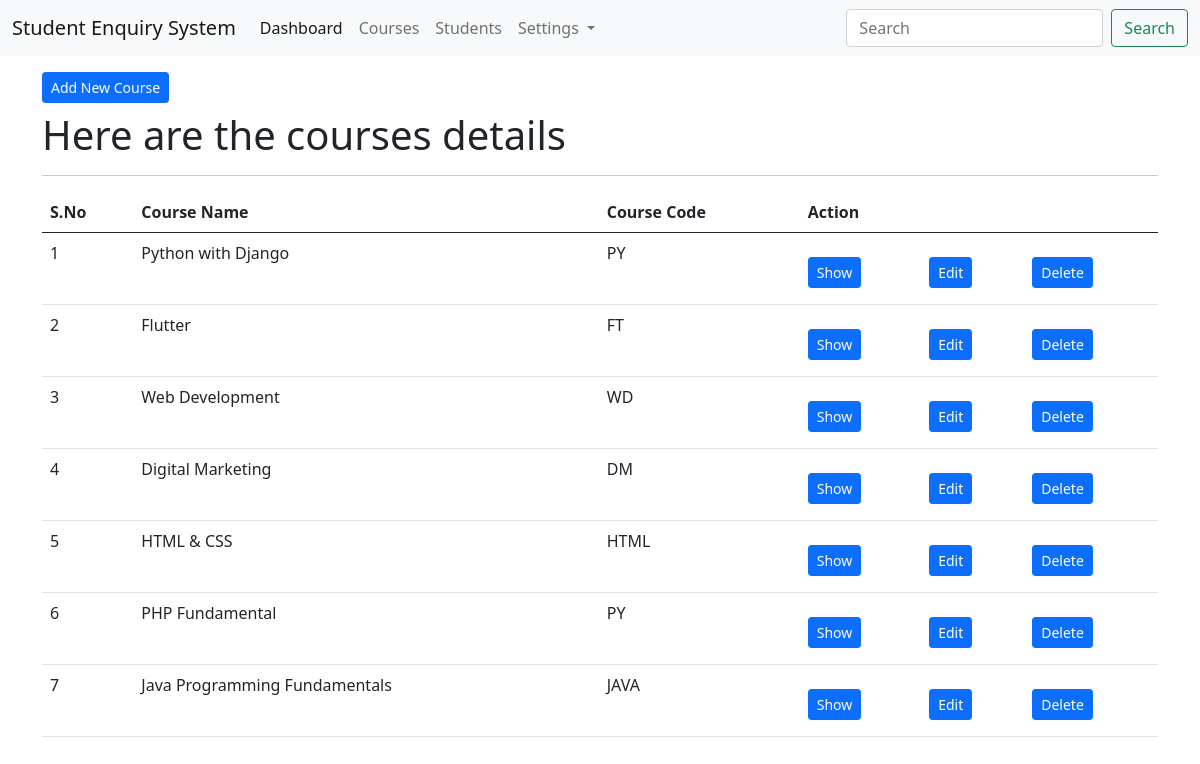
Screenshot of /courses/list/ (signed in) with the database file from the repository.
### app_courses/models.py (models this page shows, shortened)
class CourseModel(models.Model):
    course_name = models.CharField(max_length=200)
    course_code = models.CharField(max_length=100)
    class Meta:
        db_table = "tbl_courses"

### app_courses/views.py (the view)
# urls.py: path('list/', views.course_index, name='course-index'),
@login_required(login_url='/login')
def course_index(request):
    courses = CourseModel.objects.all()
    context = {
        "title": "SES | Courses",
        "body_title": "Here are the courses details",
        "courses": courses
    }
    return render(request, 'courses/index.html', context)

### templates/courses/index.html (shortened to what this page needs)
{% extends 'layouts/master.html' %}
{% block content %}
<div class="container">
    <a href="{% url 'course-create' %}" class="btn btn-primary btn-sm mt-3 mb-2">Add New Course</a>
    <h1>{{ body_title }}</h1>
    <hr>
    <table class="table table-hover">
        <thead>
            <tr>
                <th>S.No</th>
                <th>Course Name</th>
                <th>Course Code</th>
                <th colspan="3">Action</th>
            </tr>
        </thead>
        <tbody>
            {% for val in courses %}
            <tr>
                <td>{{ forloop.counter }}</td>
                <td>{{ val.course_name }}</td>
                <td>{{ val.course_code }}</td>
                <td><a href="{% url 'course-show' val.id %}"
                    class="btn btn-primary btn-sm mt-3 mb-2">Show</a>
                </td>
                <td><a href="{% url 'course-edit' val.id %}"
                    class="btn btn-primary btn-sm mt-3 mb-2">Edit</a>
                </td>
                <td><a href="{% url 'course-delete' val.id %}"
                    class="btn btn-primary btn-sm mt-3 mb-2">Delete</a>
                </td>
            </tr>
            {% endfor %}
        </tbody>
    </table>
</div>
{% endblock %}

### rows the page displays
CourseModel: course_name "Python with Django", course_code "PY"
CourseModel: course_name "Flutter", course_code "FT"
CourseModel: course_name "Web Development", course_code "WD"
CourseModel: course_name "Digital Marketing", course_code "DM"
CourseModel: course_name "HTML & CSS", course_code "HTML"
CourseModel: course_name "PHP Fundamental", course_code "PY"
CourseModel: course_name "Java Programming Fundamentals", course_code "JAVA"

### other values shown
{{ body_title }} "Here are the courses details"
